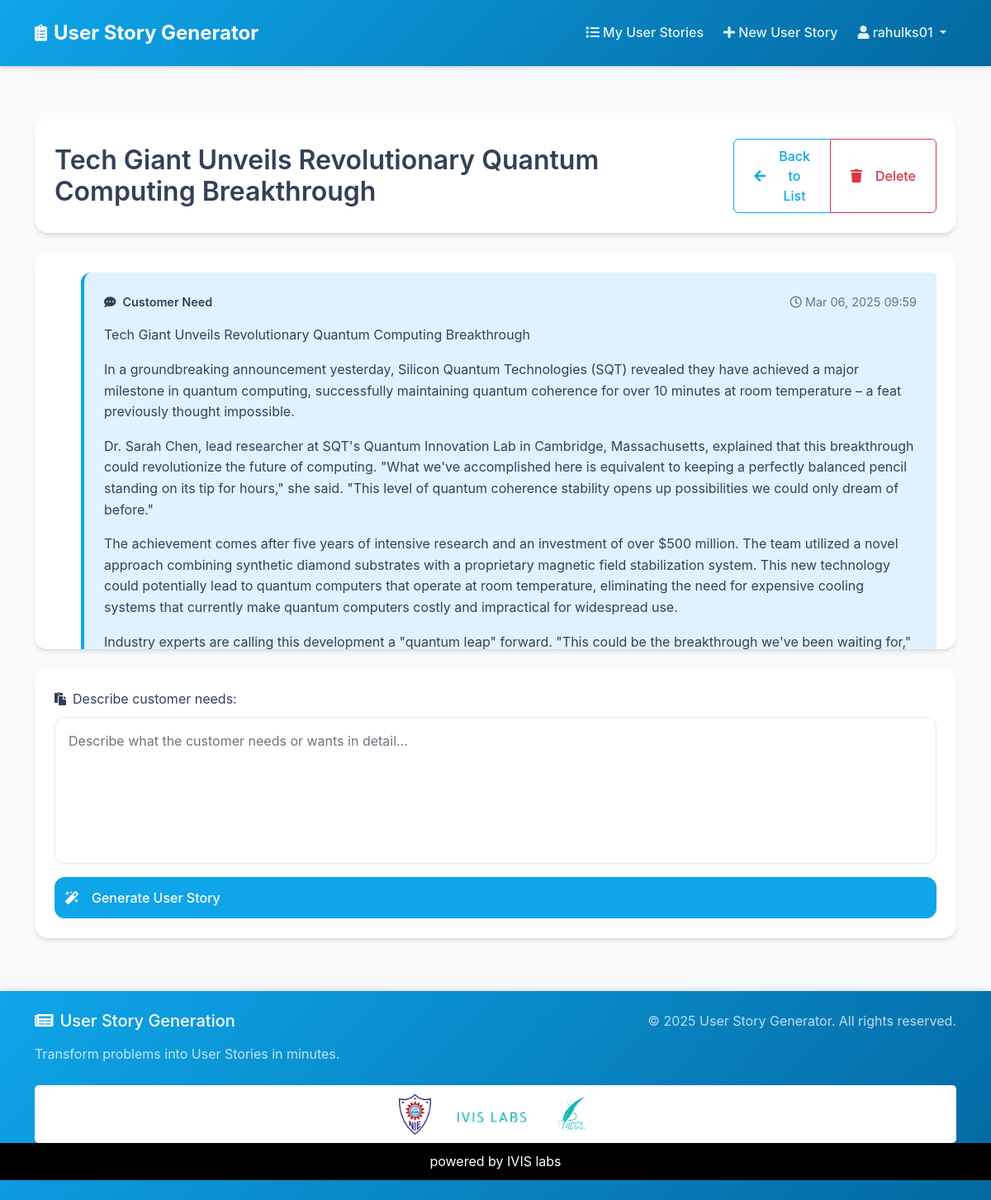
The app's page /chat/15/ (signed in) with its own data.
### chat/models.py (models this page shows, shortened)
class Conversation(models.Model):
    user = models.ForeignKey(User, on_delete=models.CASCADE)
    title = models.CharField(max_length=200)
    created_at = models.DateTimeField(auto_now_add=True)

class Message(models.Model):
    conversation = models.ForeignKey(Conversation, on_delete=models.CASCADE)
    content = models.TextField()
    is_bot = models.BooleanField(default=False)
    created_at = models.DateTimeField(auto_now_add=True)

### chat/views.py (the view, shortened to what this page needs)
# urls.py: path('chat/', views.chat, name='new_chat'),
@login_required
def chat(request, conversation_id=None):
    if conversation_id:
        conversation = get_object_or_404(Conversation, id=conversation_id, user=request.user)
    else:
        conversation = Conversation.objects.create(
            user=request.user,
            title="New Summary"
        )
    chat_messages = Message.objects.filter(conversation=conversation).order_by('created_at')
    for message in chat_messages:
        if message.is_bot:
            message.content = mark_safe(markdown2.markdown(message.content))
    return render(request, 'chat/chat.html', {
        'conversation': conversation,
        'chat_messages': chat_messages
    })

### chat/templates/chat/chat.html (shortened to what this page needs)
{% extends 'chat/base.html' %}
{% block content %}
<div class="chat-page">
  <div class="container">
    <div class="row">
      <div class="col-md-12">
        <div class="chat-header slide-up">
          <div class="d-flex justify-content-between align-items-center">
            <h2 class="mb-0">{{ conversation.title }}</h2>
            <div class="btn-group">
              <a href="{% url 'chat_list' %}" class="btn btn-outline-primary">
                <i class="fas fa-arrow-left me-2"></i>Back to List
              </a>
              <button type="button" class="btn btn-outline-danger" data-bs-toggle="modal" data-bs-target="#deleteModal">
                <i class="fas fa-trash me-2"></i>Delete
              </button>
            </div>
          </div>
        </div>
        <div class="chat-container slide-up" style="animation-delay: 0.1s">
          {% if chat_messages %}
            {% for message in chat_messages %}
              <div class="message {% if message.is_bot %}bot-message{% else %}user-message{% endif %} animate-message">
                <div class="message-header">
                  <span class="message-type">
                    {% if message.is_bot %}
                      <i class="fas fa-clipboard-list me-2"></i>User Story
                    {% else %}
                      <i class="fas fa-comment-dots me-2"></i>Customer Need
                    {% endif %}
                  </span>
                  <span class="message-time">
                    <i class="far fa-clock me-1"></i>
                    {{ message.created_at|date:"M d, Y H:i" }}
                  </span>
                </div>
                <div class="message-content">
                  {% if message.is_bot %}
                    <div class="markdown-content">{{ message.content }}</div>
                  {% else %}
                    {{ message.content|linebreaks }}
                  {% endif %}
                </div>
              </div>
            {% endfor %}
          {% endif %}
        </div>
        <div class="input-section slide-up" style="animation-delay: 0.2s">
          <form method="post" class="article-form">
            <div class="form-group">
              <label for="article_text" class="form-label">
                <i class="fas fa-paste me-2"></i>Describe customer needs:
              </label>
              <textarea name="article_text" id="article_text" class="form-control" rows="6" placeholder="Describe what the customer needs or wants in detail..." required></textarea>
            </div>
            <button type="submit" class="btn btn-primary submit-btn">
              <i class="fas fa-magic me-2"></i>Generate User Story
            </button>
          </form>
        </div>
      </div>
    </div>
  </div>
</div>
{% endblock %}

### chat/templates/chat/base.html (shortened to what this page needs)
{% load static %}
<!DOCTYPE html>
<html>
  <head>
    <link
      href="https://cdn.jsdelivr.net/npm/bootstrap@5.1.3/dist/css/bootstrap.min.css"
      rel="stylesheet"
    />
    <link
      rel="stylesheet"
      href="https://cdnjs.cloudflare.com/ajax/libs/font-awesome/5.15.4/css/all.min.css"
    />
  </head>
  <body>
    <nav class="navbar navbar-expand-lg navbar-dark">
      <div class="container">
        <a class="navbar-brand" href="{% url 'landing_page' %}">
          <i class="fas fa-clipboard-list"></i> User Story Generator
        </a>
        <div class="collapse navbar-collapse" id="navbarNav">
          <ul class="navbar-nav ms-auto">
            {% if user.is_authenticated %}
              <li class="nav-item">
                <a class="nav-link" href="{% url 'chat_list' %}">
                  <i class="fas fa-list"></i> My User Stories
                </a>
              </li>
              <li class="nav-item">
                <a class="nav-link" href="{% url 'new_chat' %}">
                  <i class="fas fa-plus"></i> New User Story
                </a>
              </li>
              <li class="nav-item dropdown">
                <a
                  class="nav-link dropdown-toggle"
                  href="#"
                  id="navbarDropdown"
                  role="button"
                  data-bs-toggle="dropdown"
                >
                  <i class="fas fa-user"></i> {{ user.username }}
                </a>
              </li>
            {% endif %}
          </ul>
        </div>
      </div>
    </nav>
    <div class="main-content">
      {% block content %}
      {% endblock %}
    </div>
    <footer class="py-4">
      <div class="container">
        <div class="row">
          <div class="col-md-6">
            <h5 class="mb-3">
              <i class="fas fa-newspaper me-2"></i>User Story Generation
            </h5>
            <p class="mb-0 opacity-75">
              Transform problems into User Stories in minutes.
            </p>
          </div>
          <div class="col-md-6 text-md-end">
            <p class="mb-0 opacity-75">
              &copy; {% now "Y" %} User Story Generator. All rights reserved.
            </p>
          </div>
        </div>
        <div class="row mt-4">
          <div class="col-12">
            <div class="footer-logos-container">
              <div class="footer-logos">
                <img src="{% static 'NIE_University.png' %}" alt="NIE Logo">
                <img src="{% static 'IVIS_logo.png' %}" alt="IVIS Labs Logo">
                <img src="{% static 'PULSE LOGO.png' %}" alt="Pulse Logo">
              </div>
            </div>
          </div>
        </div>
      </div>
      <div class="footer-powered-by">
        <div class="container">
          <p class="mb-0 text-center">powered by IVIS labs</p>
        </div>
      </div>
    </footer>
  </body>
</html>

### chat/templates/chat/base.html (style rules this page uses)
:root { --primary-color: #0ea5e9; --primary-hover: #0284c7; --secondary-color: #0369a1; --background-color: #f8fafc; --card-bg: #ffffff; --text-color: #334155; --text-muted: #64748b; --border-color: #e2e8f0; --transition-speed: 0.3s; --shadow-sm: 0 1px 3px rgba(0, 0, 0, 0.1); --shadow-md: 0 4px 6px -1px rgba(0, 0, 0, 0.1), 0 2px 4px -1px rgba(0, 0, 0, 0.06); --shadow-lg: 0 10px 15px -3px rgba(0, 0, 0, 0.1), 0 4px 6px -2px rgba(0, 0, 0, 0.05); --radius-sm: 0.375rem; --radius-md: 0.75rem; --radius-lg: 1rem; }
body { min-height: 100vh; display: flex; flex-direction: column; background-color: var(--background-color); color: var(--text-color); font-family: "Inter", -apple-system, BlinkMacSystemFont, sans-serif; line-height: 1.6; }
.main-content { flex: 1; padding: 2rem 0; }
.navbar { background: linear-gradient( 135deg, var(--primary-color), var(--secondary-color) ); box-shadow: var(--shadow-md); padding: 1rem 0; position: sticky; top: 0; z-index: 1000; transition: all var(--transition-speed) ease; }
.navbar-brand { font-weight: 700; font-size: 1.5rem; color: white !important; display: flex; align-items: center; gap: 0.5rem; }
.navbar-brand i { font-size: 1.25rem; }
.nav-link { font-weight: 500; color: rgba(255, 255, 255, 0.9) !important; transition: all var(--transition-speed) ease; padding: 0.5rem 1rem; border-radius: var(--radius-sm); margin: 0 0.25rem; }
footer { background: linear-gradient( 135deg, var(--primary-color), var(--secondary-color) ); color: white; padding: 2rem 0; margin-top: auto; box-shadow: 0 -4px 6px -1px rgba(0, 0, 0, 0.1); }
.btn { border-radius: var(--radius-sm); padding: 0.5rem 1.5rem; transition: all var(--transition-speed) ease; font-weight: 500; display: inline-flex; align-items: center; gap: 0.5rem; }
.btn-primary { background-color: var(--primary-color); border-color: var(--primary-color); }
.btn-outline-primary { color: var(--primary-color); border-color: var(--primary-color); }
.slide-up { animation: slideUp 0.5s ease; }
.footer-logos-container { background-color: white; padding: 10px; border-radius: 5px; display: flex; justify-content: center; align-items: center; }
.footer-logos { display: flex; flex-wrap: nowrap; justify-content: center; align-items: center; }
.footer-logos img { max-height: 50px; margin: 0 10px; }
.footer-powered-by { background-color: #000; color: #fff; padding: 10px 0; }

### chat/templates/chat/chat.html (style rules this page uses)
.chat-page { padding: 2rem 0; min-height: calc(100vh - 56px); }
.chat-header { background: var(--card-bg); padding: 1.5rem; border-radius: var(--radius-lg); box-shadow: var(--shadow-md); margin-bottom: 1.5rem; }
.chat-header h2 { font-weight: 600; color: var(--text-color); display: flex; align-items: center; }
.chat-container { height: 60vh; overflow-y: auto; background: var(--card-bg); padding: 1.5rem; border-radius: var(--radius-lg); box-shadow: var(--shadow-md); margin-bottom: 1.5rem; scroll-behavior: smooth; }
.message { margin-bottom: 1.5rem; padding: 1.5rem; border-radius: var(--radius-md); position: relative; overflow: hidden; transition: all 0.3s ease; }
.message-header { display: flex; justify-content: space-between; align-items: center; margin-bottom: 1rem; font-size: 0.9rem; }
.message-type { font-weight: 600; display: flex; align-items: center; }
.message-time { color: var(--text-muted); display: flex; align-items: center; }
.user-message { background-color: #e0f2fe; margin-left: 2rem; border-top-right-radius: 5px; border-left: 4px solid #0ea5e9; }
.message-content { font-size: 1rem; line-height: 1.6; }
.input-section { background: var(--card-bg); padding: 1.5rem; border-radius: var(--radius-lg); box-shadow: var(--shadow-md); }
.article-form textarea { border: 1px solid var(--border-color); border-radius: var(--radius-md); padding: 1rem; transition: all 0.3s ease; font-size: 1rem; resize: none; }
.submit-btn { width: 100%; padding: 0.75rem; margin-top: 1rem; border-radius: var(--radius-md); transition: all 0.3s ease; position: relative; overflow: hidden; font-weight: 500; }
.animate-message { animation: fadeIn 0.5s ease-in-out forwards; opacity: 0; }
.animate-message:nth-child(1) { animation-delay: 0.1s; }

### records on screen
Conversation: title "Tech Giant Unveils Revolutionary Quantum Computing Breakthrough"
Message: is_bot False (drawn), created_at "Mar 06, 2025 09:59", content "Tech Giant Unveils Revolutionary Quantum Computing Breakthrough In a groundbreaking announcement yesterday, Silicon Quantum Technologies (SQT) revealed they have achieved a major milestone in quantum computing, successfully maintaining quantum coherence for over 10 minutes at room temperature – a feat previously thought impossible. Dr. Sarah Chen, lead researcher at SQT's Quantum Innovation Lab in Cambridge, Massachusetts, explained that this breakthrough could revolutionize the future of computing. \"What we've accomplished here is equivalent to keeping a perfectly balanced pencil standing on its tip for hours,\" she said. \"This level of quantum coherence stability opens up possibilities we…"

### other values on screen
{{ user.username }} "rahulks01"
